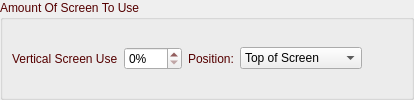
       <widget class="QGroupBox" name="groupBoxScreenUse3">
        <property name="palette">
         <palette>
          <active>
           <colorrole role="WindowText">
            <brush brushstyle="SolidPattern">
             <color alpha="255">
              <red>85</red>
              <green>0</green>
              <blue>0</blue>
             </color>
            </brush>
           </colorrole>
          </active>
          <inactive>
           <colorrole role="WindowText">
            <brush brushstyle="SolidPattern">
             <color alpha="255">
              <red>85</red>
              <green>0</green>
              <blue>0</blue>
             </color>
            </brush>
           </colorrole>
          </inactive>
          <disabled>
           <colorrole role="WindowText">
            <brush brushstyle="SolidPattern">
             <color alpha="255">
              <red>120</red>
              <green>120</green>
              <blue>120</blue>
             </color>
            </brush>
           </colorrole>
          </disabled>
         </palette>
        </property>
        <property name="title">
         <string>Amount Of Screen To Use</string>
        </property>
        <layout class="QHBoxLayout" name="horizontalLayout_37">
         <property name="leftMargin">
          <number>9</number>
         </property>
         <property name="topMargin">
          <number>9</number>
         </property>
         <property name="rightMargin">
          <number>9</number>
         </property>
         <property name="bottomMargin">
          <number>9</number>
         </property>
         <item>
          <widget class="QLabel" name="label_11">
           <property name="text">
            <string>Vertical Screen Use</string>
           </property>
          </widget>
         </item>
         <item>
          <widget class="QSpinBox" name="spinBoxScreenUse3">
           <property name="minimumSize">
            <size>
             <width>56</width>
             <height>0</height>
            </size>
           </property>
           <property name="suffix">
            <string>%</string>
           </property>
           <property name="maximum">
            <number>100</number>
           </property>
          </widget>
         </item>
         <item>
          <widget class="QLabel" name="label_12">
           <property name="text">
            <string>Position:</string>
           </property>
          </widget>
         </item>
         <item>
          <widget class="QComboBox" name="comboBoxScreenUse3">
           <property name="minimumSize">
            <size>
             <width>112</width>
             <height>0</height>
            </size>
           </property>
           <item>
            <property name="text">
             <string>Top of Screen</string>
            </property>
           </item>
           <item>
            <property name="text">
             <string>Bottom of Screen</string>
            </property>
           </item>
          </widget>
         </item>
         <item>
          <spacer name="horizontalSpacer_16">
           <property name="orientation">
            <enum>Qt::Horizontal</enum>
           </property>
           <property name="sizeHint" stdset="0">
            <size>
             <width>40</width>
             <height>20</height>
            </size>
           </property>
          </spacer>
         </item>
        </layout>
       </widget>
